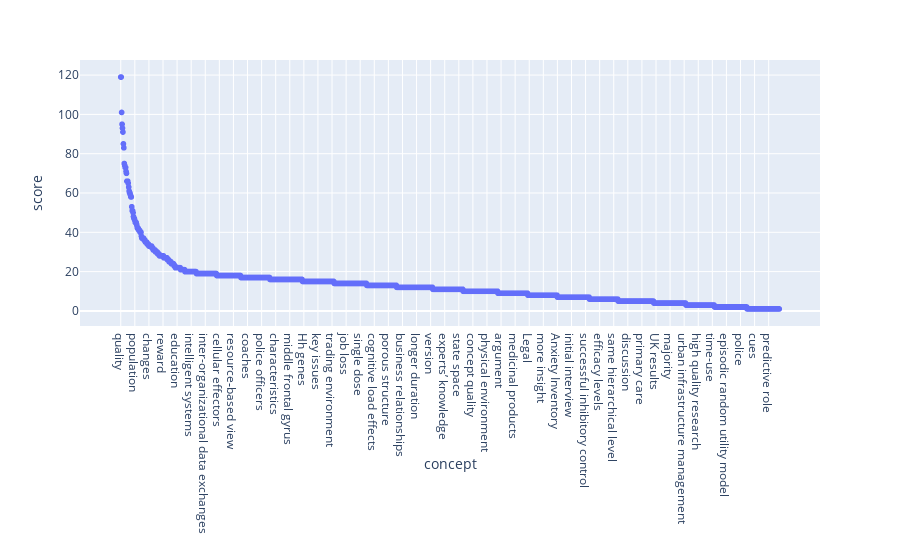

The code cell stored with this chart in its notebook:
### Code cell
px.scatter(df_by_year.query("year==2013"), x="concept", y="score")

### Figure 1 — Plotly figure (JSON) as saved in the notebook; plotly's stock layout.template omitted (floating-point values rounded to 4 significant figures; data arrays with more than 128 entries replaced by an {"elided": "..."} marker saying what was removed)
{"data": [{"hoverlabel": {"namelength": 0}, "hovertemplate": "concept=%{x}<br>score=%{y}", "legendgroup": "", "marker": {"color": "#636efa", "symbol": "circle"}, "mode": "markers", "name": "", "showlegend": false, "type": "scattergl", "uid": "8e2db920-1973-4a48-a471-50c7727695f7", "x": {"elided": "1497 str values"}, "xaxis": "x", "y": {"elided": "1497 int values"}, "yaxis": "y"}], "layout": {"autosize": true, "grid": {"xaxes": ["x"], "xgap": 0.1, "xside": "bottom", "yaxes": ["y"], "ygap": 0.1, "yside": "left"}, "legend": {"tracegroupgap": 0}, "margin": {"t": 60}, "xaxis": {"autorange": true, "range": [-89.57, 1586.0], "title": {"text": "concept"}, "type": "category"}, "yaxis": {"autorange": true, "range": [-7.366, 127.4], "title": {"text": "score"}, "type": "linear"}}}
